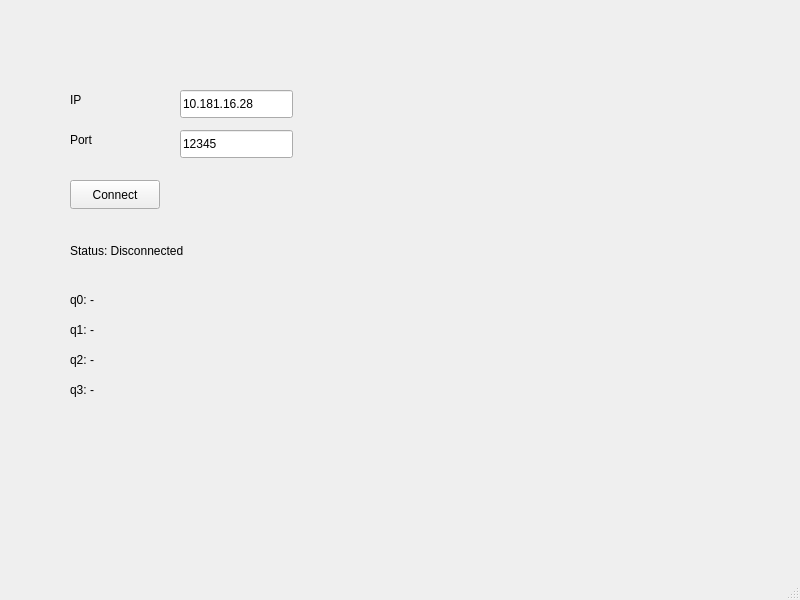
<?xml version="1.0" encoding="UTF-8"?>
<ui version="4.0">
 <class>MainWindow</class>
 <widget class="QMainWindow" name="MainWindow">
  <property name="geometry">
   <rect>
    <x>0</x>
    <y>0</y>
    <width>800</width>
    <height>600</height>
   </rect>
  </property>
  <property name="windowTitle">
   <string>MainWindow</string>
  </property>
  <widget class="QWidget" name="centralwidget">
   <widget class="QLabel" name="label_ip">
    <property name="geometry">
     <rect>
      <x>70</x>
      <y>90</y>
      <width>63</width>
      <height>20</height>
     </rect>
    </property>
    <property name="text">
     <string>IP</string>
    </property>
   </widget>
   <widget class="QLineEdit" name="lineEdit_ip">
    <property name="geometry">
     <rect>
      <x>180</x>
      <y>90</y>
      <width>113</width>
      <height>28</height>
     </rect>
    </property>
    <property name="text">
     <string>10.181.16.28</string>
    </property>
   </widget>
   <widget class="QLabel" name="label_port">
    <property name="geometry">
     <rect>
      <x>70</x>
      <y>130</y>
      <width>63</width>
      <height>20</height>
     </rect>
    </property>
    <property name="text">
     <string>Port</string>
    </property>
   </widget>
   <widget class="QLineEdit" name="lineEdit_port">
    <property name="geometry">
     <rect>
      <x>180</x>
      <y>130</y>
      <width>113</width>
      <height>28</height>
     </rect>
    </property>
    <property name="text">
     <string>12345</string>
    </property>
   </widget>
   <widget class="QPushButton" name="pushButton_connect">
    <property name="geometry">
     <rect>
      <x>70</x>
      <y>180</y>
      <width>90</width>
      <height>29</height>
     </rect>
    </property>
    <property name="text">
     <string>Connect</string>
    </property>
   </widget>
   <widget class="QLabel" name="label_status">
    <property name="geometry">
     <rect>
      <x>70</x>
      <y>240</y>
      <width>151</width>
      <height>21</height>
     </rect>
    </property>
    <property name="text">
     <string>Status: Disconnected</string>
    </property>
   </widget>
   <widget class="QLabel" name="label_q0">
    <property name="geometry">
     <rect>
      <x>70</x>
      <y>290</y>
      <width>231</width>
      <height>20</height>
     </rect>
    </property>
    <property name="text">
     <string>q0: -</string>
    </property>
   </widget>
   <widget class="QLabel" name="label_q1">
    <property name="geometry">
     <rect>
      <x>70</x>
      <y>320</y>
      <width>211</width>
      <height>20</height>
     </rect>
    </property>
    <property name="text">
     <string>q1: -</string>
    </property>
   </widget>
   <widget class="QLabel" name="label_q2">
    <property name="geometry">
     <rect>
      <x>70</x>
      <y>350</y>
      <width>211</width>
      <height>20</height>
     </rect>
    </property>
    <property name="text">
     <string>q2: -</string>
    </property>
   </widget>
   <widget class="QLabel" name="label_q3">
    <property name="geometry">
     <rect>
      <x>70</x>
      <y>380</y>
      <width>201</width>
      <height>20</height>
     </rect>
    </property>
    <property name="text">
     <string>q3: -</string>
    </property>
   </widget>
   <widget class="QWidget" name="cubeContainer" native="true">
    <property name="geometry">
     <rect>
      <x>359</x>
      <y>99</y>
      <width>381</width>
      <height>321</height>
     </rect>
    </property>
   </widget>
  </widget>
  <widget class="QMenuBar" name="menubar">
   <property name="geometry">
    <rect>
     <x>0</x>
     <y>0</y>
     <width>800</width>
     <height>25</height>
    </rect>
   </property>
  </widget>
  <widget class="QStatusBar" name="statusbar"/>
 </widget>
 <resources/>
 <connections/>
</ui>
